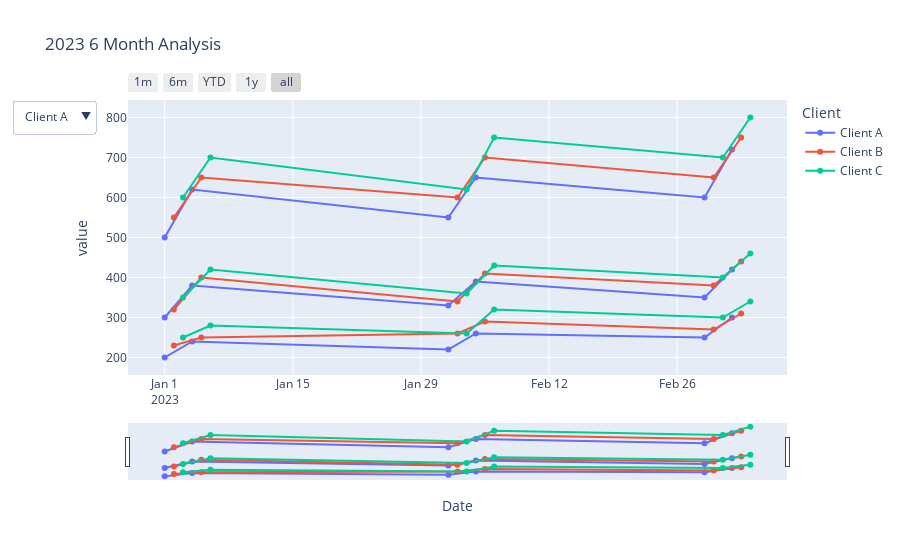

Notebook cell for this chart:
### Code cell
fig = px.line(df, x='Date', y=['Revenue ($)','Cost ($)','Profit ($)'],color = 'Client',title='2023 6 Month Analysis',markers=True)


fig.update_xaxes(rangeslider_visible=True, rangeselector=dict(
    buttons=list([
            dict(count=1, label="1m", step="month", stepmode="backward"),
            dict(count=6, label="6m", step="month", stepmode="backward"),
            dict(count=1, label="YTD", step="year", stepmode="todate"),
            dict(count=1, label="1y", step="year", stepmode="backward"),
            dict(step="all")
        ])
    )
)

fig.update_layout(
    updatemenus=[go.layout.Updatemenu(
        active=1,
        buttons=list(
            [dict(label = 'All',
                  method = 'update',
                  args = [{'visible': [True, True, True]},
                          {'title': 'All Clients 2023 6 Month Analysis',
                           'showlegend':True}]),
             dict(label = 'Client A',
                  method = 'update',
                  args = [{'visible': [True, False, False]}, # the index of True aligns with the indices of plot traces
                          {'title': 'Client A 2023 6 Month Analysis',
                           'showlegend':True}]),
              dict(label = 'Client B',
                  method = 'update',
                  args = [{'visible': [False, True, False]}, # the index of True aligns with the indices of plot traces
                          {'title': 'Client B 2023 6 Month Analysis',
                           'showlegend':True}]),
              dict(label = 'Client C',
                  method = 'update',
                  args = [{'visible': [False, False, True]}, # the index of True aligns with the indices of plot traces
                          {'title': 'Client C 2023 6 Month Analysis',
                           'showlegend':True}])
              ])
        )
    ])
fig.show()

### Figure 1 — Plotly figure (JSON) as saved in the notebook; plotly's stock layout.template omitted (floating-point values rounded to 4 significant figures)
{"data": [{"hovertemplate": "Client=Client A<br>variable=Revenue ($)<br>Date=%{x}<br>value=%{y}<extra></extra>", "legendgroup": "Client A", "line": {"color": "#636efa", "dash": "solid"}, "marker": {"symbol": "circle"}, "mode": "markers+lines", "name": "Client A", "orientation": "v", "showlegend": true, "type": "scatter", "x": ["2023-01-01", "2023-01-04", "2023-02-01", "2023-02-04", "2023-03-01", "2023-03-04"], "xaxis": "x", "y": [500, 620, 550, 650, 600, 720], "yaxis": "y"}, {"hovertemplate": "Client=Client A<br>variable=Cost ($)<br>Date=%{x}<br>value=%{y}<extra></extra>", "legendgroup": "Client A", "line": {"color": "#636efa", "dash": "solid"}, "marker": {"symbol": "circle"}, "mode": "markers+lines", "name": "Client A", "orientation": "v", "showlegend": false, "type": "scatter", "x": ["2023-01-01", "2023-01-04", "2023-02-01", "2023-02-04", "2023-03-01", "2023-03-04"], "xaxis": "x", "y": [300, 380, 330, 390, 350, 420], "yaxis": "y"}, {"hovertemplate": "Client=Client A<br>variable=Profit ($)<br>Date=%{x}<br>value=%{y}<extra></extra>", "legendgroup": "Client A", "line": {"color": "#636efa", "dash": "solid"}, "marker": {"symbol": "circle"}, "mode": "markers+lines", "name": "Client A", "orientation": "v", "showlegend": false, "type": "scatter", "x": ["2023-01-01", "2023-01-04", "2023-02-01", "2023-02-04", "2023-03-01", "2023-03-04"], "xaxis": "x", "y": [200, 240, 220, 260, 250, 300], "yaxis": "y"}, {"hovertemplate": "Client=Client B<br>variable=Revenue ($)<br>Date=%{x}<br>value=%{y}<extra></extra>", "legendgroup": "Client B", "line": {"color": "#EF553B", "dash": "solid"}, "marker": {"symbol": "circle"}, "mode": "markers+lines", "name": "Client B", "orientation": "v", "showlegend": true, "type": "scatter", "x": ["2023-01-02", "2023-01-05", "2023-02-02", "2023-02-05", "2023-03-02", "2023-03-05"], "xaxis": "x", "y": [550, 650, 600, 700, 650, 750], "yaxis": "y"}, {"hovertemplate": "Client=Client B<br>variable=Cost ($)<br>Date=%{x}<br>value=%{y}<extra></extra>", "legendgroup": "Client B", "line": {"color": "#EF553B", "dash": "solid"}, "marker": {"symbol": "circle"}, "mode": "markers+lines", "name": "Client B", "orientation": "v", "showlegend": false, "type": "scatter", "x": ["2023-01-02", "2023-01-05", "2023-02-02", "2023-02-05", "2023-03-02", "2023-03-05"], "xaxis": "x", "y": [320, 400, 340, 410, 380, 440], "yaxis": "y"}, {"hovertemplate": "Client=Client B<br>variable=Profit ($)<br>Date=%{x}<br>value=%{y}<extra></extra>", "legendgroup": "Client B", "line": {"color": "#EF553B", "dash": "solid"}, "marker": {"symbol": "circle"}, "mode": "markers+lines", "name": "Client B", "orientation": "v", "showlegend": false, "type": "scatter", "x": ["2023-01-02", "2023-01-05", "2023-02-02", "2023-02-05", "2023-03-02", "2023-03-05"], "xaxis": "x", "y": [230, 250, 260, 290, 270, 310], "yaxis": "y"}, {"hovertemplate": "Client=Client C<br>variable=Revenue ($)<br>Date=%{x}<br>value=%{y}<extra></extra>", "legendgroup": "Client C", "line": {"color": "#00cc96", "dash": "solid"}, "marker": {"symbol": "circle"}, "mode": "markers+lines", "name": "Client C", "orientation": "v", "showlegend": true, "type": "scatter", "x": ["2023-01-03", "2023-01-06", "2023-02-03", "2023-02-06", "2023-03-03", "2023-03-06"], "xaxis": "x", "y": [600, 700, 620, 750, 700, 800], "yaxis": "y"}, {"hovertemplate": "Client=Client C<br>variable=Cost ($)<br>Date=%{x}<br>value=%{y}<extra></extra>", "legendgroup": "Client C", "line": {"color": "#00cc96", "dash": "solid"}, "marker": {"symbol": "circle"}, "mode": "markers+lines", "name": "Client C", "orientation": "v", "showlegend": false, "type": "scatter", "x": ["2023-01-03", "2023-01-06", "2023-02-03", "2023-02-06", "2023-03-03", "2023-03-06"], "xaxis": "x", "y": [350, 420, 360, 430, 400, 460], "yaxis": "y"}, {"hovertemplate": "Client=Client C<br>variable=Profit ($)<br>Date=%{x}<br>value=%{y}<extra></extra>", "legendgroup": "Client C", "line": {"color": "#00cc96", "dash": "solid"}, "marker": {"symbol": "circle"}, "mode": "markers+lines", "name": "Client C", "orientation": "v", "showlegend": false, "type": "scatter", "x": ["2023-01-03", "2023-01-06", "2023-02-03", "2023-02-06", "2023-03-03", "2023-03-06"], "xaxis": "x", "y": [250, 280, 260, 320, 300, 340], "yaxis": "y"}], "layout": {"legend": {"title": {"text": "Client"}, "tracegroupgap": 0}, "title": {"text": "2023 6 Month Analysis"}, "updatemenus": [{"active": 1, "buttons": [{"args": [{"visible": [true, true, true]}, {"showlegend": true, "title": "All Clients 2023 6 Month Analysis"}], "label": "All", "method": "update"}, {"args": [{"visible": [true, false, false]}, {"showlegend": true, "title": "Client A 2023 6 Month Analysis"}], "label": "Client A", "method": "update"}, {"args": [{"visible": [false, true, false]}, {"showlegend": true, "title": "Client B 2023 6 Month Analysis"}], "label": "Client B", "method": "update"}, {"args": [{"visible": [false, false, true]}, {"showlegend": true, "title": "Client C 2023 6 Month Analysis"}], "label": "Client C", "method": "update"}]}], "xaxis": {"anchor": "y", "domain": [0, 1], "rangeselector": {"buttons": [{"count": 1, "label": "1m", "step": "month", "stepmode": "backward"}, {"count": 6, "label": "6m", "step": "month", "stepmode": "backward"}, {"count": 1, "label": "YTD", "step": "year", "stepmode": "todate"}, {"count": 1, "label": "1y", "step": "year", "stepmode": "backward"}, {"step": "all"}]}, "rangeslider": {"visible": true}, "title": {"text": "Date"}}, "yaxis": {"anchor": "x", "domain": [0, 1], "title": {"text": "value"}}}}
